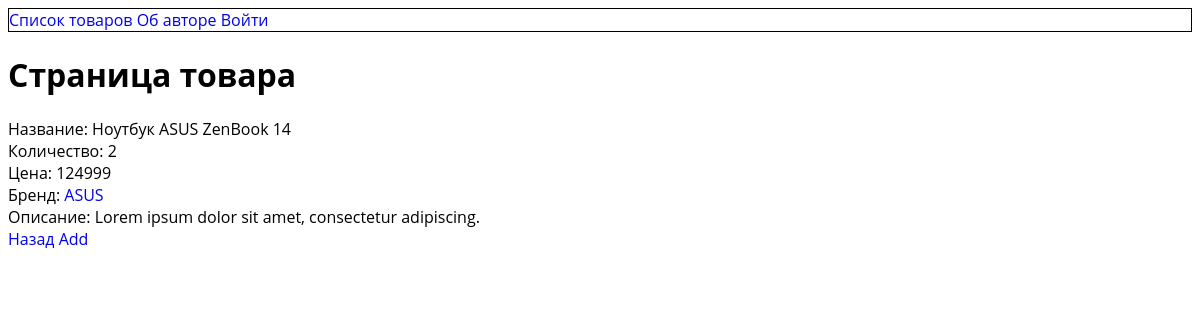
Before: /item/4 with the older database file.
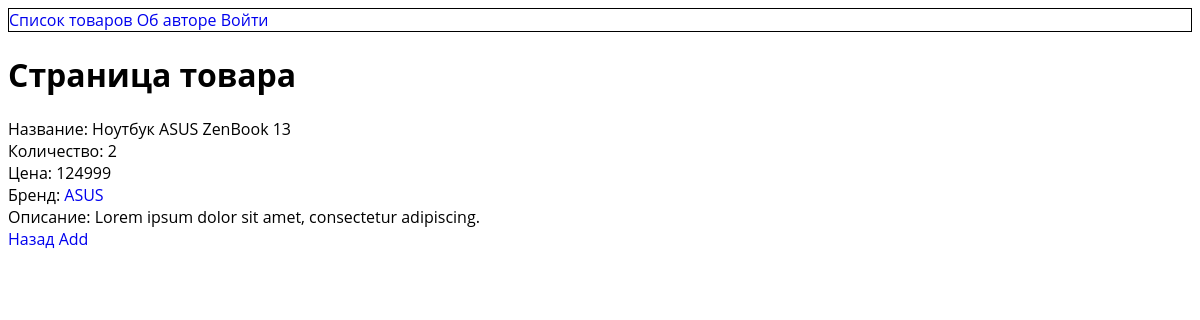
After: the same page with the newer database file.
### MainApp/models.py (models this page shows, shortened)
class Item(models.Model):
    name = models.CharField(max_length=100)
    brand = models.CharField(max_length=100)
    count = models.PositiveIntegerField()
    desc = models.CharField(max_length=255)
    cost = models.PositiveIntegerField(default=1000)
    imgurl = models.CharField(max_length=255)

### MainApp/views.py (the view)
# urls.py: path('item/<int:id>',views.item_page),
def item_page(request, id):
    item = Item.objects.get(pk=id)
    context = {
        "item": item
    }
    try:
        if request.GET.msg == "1":
            messages.error(request, "Нет на складе!")
    except Exception as e:
        pass
    return render(request, "item_page.html", context)

### templates/item_page.html (shortened to what this page needs)
{% load static %}
<!DOCTYPE html>
<html lang="ru">
<head>
    <link rel="stylesheet" href="{% static 'CSS/menu/style.css' %}">
</head>
<body>
<nav class="menu">
    <a href="{% url 'items' %}"> Список товаров</a>
    <a href="{% url 'items' %}"> Об авторе</a>
    <a href="{% url 'items' %}"> Войти</a>
</nav>
<main class="content">
<h1> Страница товара </h1>
Название: {{ item.name }} <br>
{% if item.count == 0 %}
Количество: <span style="color: #FF0000;">Товара нет на складе</span> <br>
{% else %}
Количество: {{ item.count }} <br>
{% endif %}
Цена: {{item.cost}}<br>
Бренд: <a href="/items/{{item.brand}}">{{ item.brand }}</a> <br>
Описание: {{ item.desc }} <br>
<a href="/items"> Назад </a>
<a href="add/{{item.pk}}">Add</a>
</main>
</body>
</html>

Changed rows visible on the page:
changed Item "ASUS": name "Ноутбук ASUS ZenBook 14" → "Ноутбук ASUS ZenBook 13"
